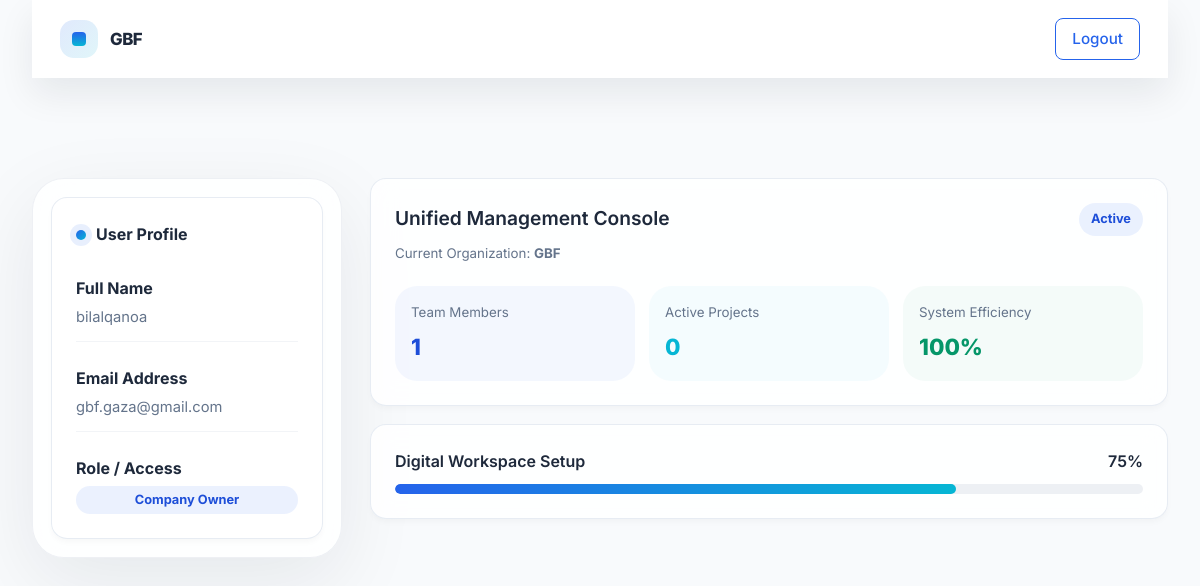
The page /accounts/profile/ (signed in) on the database its author committed.
### accounts/models.py (models this page shows, shortened)
class User(AbstractUser):
    ROLE_CHOICES = [
        ('company', 'Company Owner'),
        ('team_leader', 'Team Leader'),
        ('member', 'Member'),
    ]
    INVITATION_STATUS_CHOICES = [
        ('pending', 'Pending'),
        ('active', 'Active'),
    ]
    role = models.CharField(max_length=20, choices=ROLE_CHOICES)
    job_title = models.CharField(max_length=120, blank=True, default='')
    invitation_status = models.CharField(
        max_length=20,
        choices=INVITATION_STATUS_CHOICES,
        default='active',
    )
    company = models.ForeignKey(
        'companies.Company',
        on_delete=models.SET_NULL,
        null=True,
        blank=True,
        related_name='users'
    )

### companies/models.py (models this page shows, shortened)
class Company(models.Model):
    owner = models.OneToOneField(
        'accounts.User',
        on_delete=models.CASCADE,
        related_name='owned_company'
    )
    name = models.CharField(max_length=255)
    description = models.TextField(blank=True)
    logo = models.ImageField(upload_to='company_logos/', null=True, blank=True)
    website = models.URLField(blank=True)
    phone = models.CharField(max_length=30, blank=True)
    address = models.CharField(max_length=255, blank=True)
    created_at = models.DateTimeField(auto_now_add=True)
    class Meta:
        ordering = ['-created_at']

### accounts/views.py (the view)
# urls.py: path('profile/', views.profile, name='profile'),
@login_required(login_url='accounts:login')
def profile(request):
    return render(request, 'accounts/profile.html', {'user': request.user})

### templates/accounts/profile.html (shortened to what this page needs)
{% extends "accounts/accounts.html" %}
{% block content %}
<header class="site-header scrolled">
    <div class="page-shell">
        <nav class="navbar">
            <a href="/" class="brand">
                <div class="brand-mark"><span></span></div>
                <span class="brand-title">{{ user.company.name|default:"Workspace" }}</span>
            </a>
            <div class="nav-actions">
                <a href="{% url 'accounts:logout' %}" class="button-secondary logout-link">Logout</a>
            </div>
        </nav>
    </div>
</header>
<div class="page-shell profile-page-shell">
    <main>
        <div class="profile-wrapper">
            <aside class="sidebar-panel">
                <div class="dashboard-card">
                    <div class="assistant-label">
                        <span class="assistant-badge"></span>
                        <strong>User Profile</strong>
                    </div>
                    <div class="activity-list">
                        <div class="activity-row">
                            <div class="activity-note">
                                <strong>Full Name</strong>
                                <span class="activity-meta">{{ user.get_full_name|default:user.username }}</span>
                            </div>
                        </div>
                        <div class="activity-row">
                            <div class="activity-note">
                                <strong>Email Address</strong>
                                <span class="activity-meta">{{ user.email }}</span>
                            </div>
                        </div>
                        <div class="activity-row">
                            <div class="activity-note">
                                <strong>Role / Access</strong>
                                <span class="hero-pill profile-role-pill">{{ user.get_role_display }}</span>
                            </div>
                        </div>
                    </div>
                </div>
            </aside>
            <section class="dashboard-panel">
                <div class="dashboard-card">
                    <div class="panel-heading">
                        <div>
                            <h3>Unified Management Console</h3>
                            <small>Current Organization: <strong>{{ user.company.name }}</strong></small>
                        </div>
                        <span class="visual-pill">Active</span>
                    </div>
                    <div class="stats-grid">
                        <div class="stat-card">
                            <small>Team Members</small>
                            <span>1</span>
                        </div>
                        <div class="stat-card stat-card-accent">
                            <small>Active Projects</small>
                            <span>0</span>
                        </div>
                        <div class="stat-card stat-card-success">
                            <small>System Efficiency</small>
                            <span>100%</span>
                        </div>
                    </div>
                </div>
                <div class="dashboard-card">
                    <div class="progress-group">
                        <div class="progress-label">
                            <span>Digital Workspace Setup</span>
                            <span>75%</span>
                        </div>
                        <div class="progress-bar">
                            <span class="profile-progress-fill"></span>
                        </div>
                    </div>
                </div>
            </section>
        </div>
    </main>
</div>
{% endblock content %}

### static/css/global_theme.css (style rules this page uses)
:root { --primary-color: #2563EB; --primary-hover: #1D4ED8; --bg-light: #F8FAFC; --bg-dark: #0F172A; --text-heading: #1E293B; --text-body: #475569; --border-color: rgba(226, 232, 240, 0.8); --font-family-base: 'Inter', sans-serif; --glass-bg: rgba(255, 255, 255, 0.85); --glass-blur: blur(12px); --glass-border: 1px solid var(--border-color); --glass-radius: 1rem; --glass-shadow: 0 4px 6px -1px rgb(0 0 0 / 0.03); --input-radius: 0.5rem; --input-padding: 0.75rem 1rem; --input-bg: #F8FAFC; --focus-ring: 0 0 0 2px rgba(37, 99, 235, 0.2); --transition-fast: all 0.3s ease; }
body { font-family: var(--font-family-base) !important; background: var(--bg-light) !important; color: var(--text-body) !important; margin: 0; -webkit-font-smoothing: antialiased; }
h1, h2, h3, h4, h5, h6 { color: var(--text-heading); font-weight: 600; }
.card, .glass-panel, .dashboard-card, .sidebar, .team-leader-sidebar, .member-sidebar, .main-panel, .team-leader-panel, .member-main, .feature-card, .trust-card, .workflow-step, .board-column, .settings-panel, .profile-card { background: var(--glass-bg) !important; backdrop-filter: var(--glass-blur) !important; -webkit-backdrop-filter: var(--glass-blur) !important; border: var(--glass-border) !important; border-radius: var(--glass-radius) !important; box-shadow: var(--glass-shadow) !important; }
.button-secondary, .btn-secondary { background-color: transparent !important; color: var(--primary-color) !important; border: 1px solid var(--primary-color) !important; border-radius: var(--input-radius) !important; padding: 0.5rem 1rem !important; font-family: var(--font-family-base) !important; font-weight: 500 !important; transition: var(--transition-fast) !important; cursor: pointer !important; display: inline-flex !important; align-items: center !important; justify-content: center !important; text-decoration: none !important; }
a { color: var(--primary-color); text-decoration: none; transition: color var(--transition-fast); }

### rows shown on the page
User: company.name "GBF", get_full_name "bilalqanoa", email "gbf.gaza@gmail.com", role "Company Owner"
